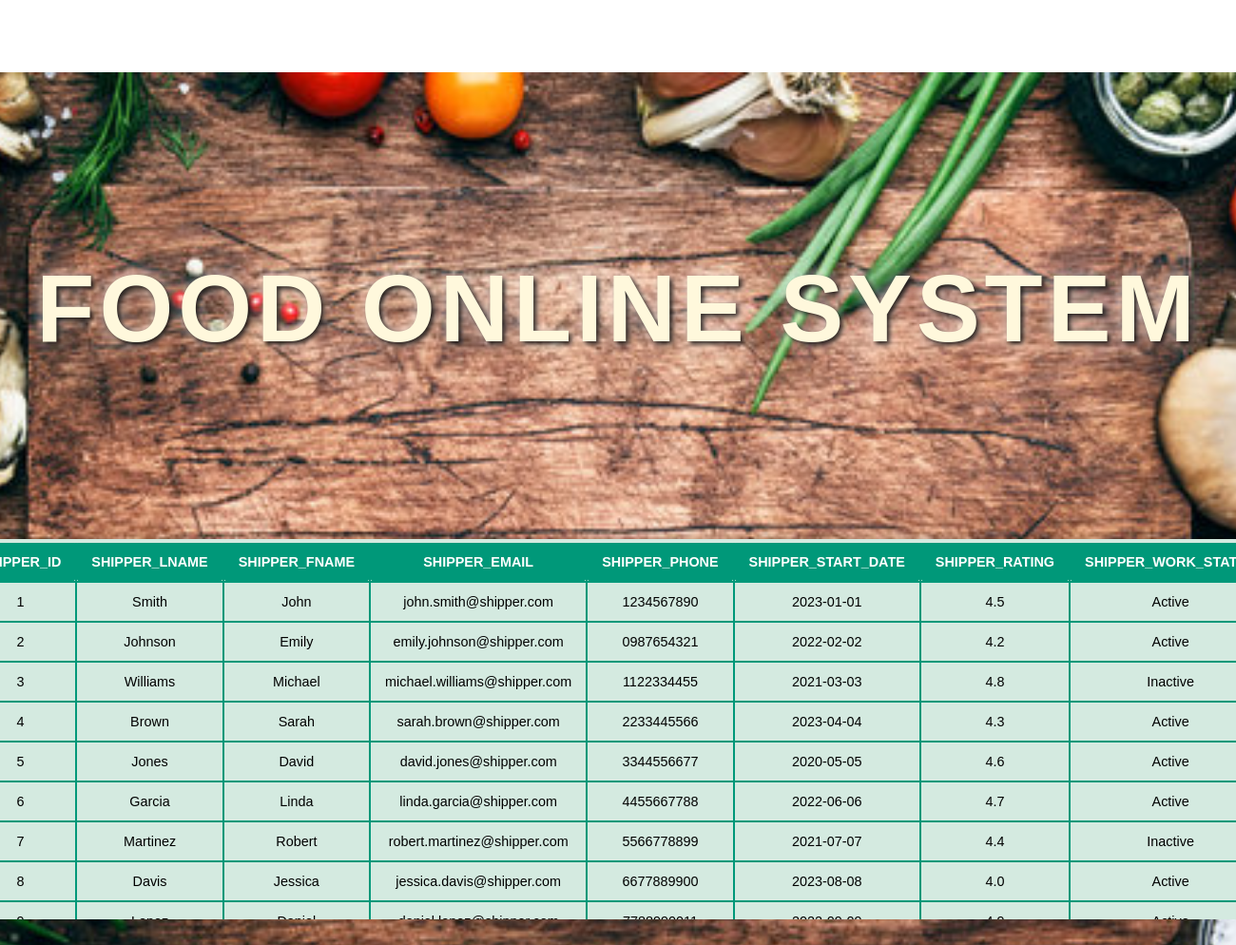
Screenshot of /shippers.html with the database file from the repository.
### tables this page shows
CREATE TABLE SHIPPERS (
    SHIPPER_ID INTEGER PRIMARY KEY UNIQUE NOT NULL,
    SHIPPER_LNAME TEXT,
    SHIPPER_FNAME TEXT,
    SHIPPER_EMAIL TEXT,
    SHIPPER_PHONE TEXT,
    SHIPPER_START_DATE TEXT,
    SHIPPER_RATING REAL,
    SHIPPER_WORK_STATUS TEXT
);

### main.py (the view)
@app.route('/shippers.html')
def shippers():
    query = 'SELECT * FROM SHIPPERS;'
    shippers_columns, shippers_table = reusable(query)
    return render_template("shippers.html", shippers=shippers_table, columns=shippers_columns)

### main.py (called while the page is built)
def reusable(query: str):
    connection = None
    cursor = None
    try:
        connection = sqlite3.connect('food_online_system.db')
        print("Connected Successfully")
        cursor = connection.cursor()
        cursor.execute(query)
        if query.strip().upper().startswith('SELECT'):
            columns = [column[0] for column in cursor.description]
            results = cursor.fetchall()
            return columns, results
        else:
            connection.commit()
            return cursor.rowcount
    except sqlite3.Error as e:
        print(f"SQLite error: {e}")
    finally:
        if cursor:
            cursor.close()
        if connection:
            connection.close()

### templates/shippers.html (shortened to what this page needs)
<!DOCTYPE html>
<html lang="en">
<head>
    <link rel="stylesheet" href="/static/tables.css?">
</head>
<body>
<section>
    <h1>
        Food Online System
    </h1>
    <div class="table-container">
        <table class="table-center">
            <thead>
            <tr>
                {% for column in columns %}
                <th>{{column}}</th>
                {% endfor %}
            </tr>
            </thead>
            <tbody>
            {% for shipper in shippers %}
            <tr>
                {% for data in shipper %}
                <td>{{data if data is not none else "N/A"}}</td>
                {% endfor %}
            </tr>
            {% endfor %}
            </tbody>
        </table>
    </div>
</section>
</body>
</html>

### static/tables.css (style rules this page uses)
.table-center { border-collapse: collapse; font-size: 0.9em; font-family: sans-serif; min-width: 400px; box-shadow: 0 4px 15px rgba(0, 0, 0, 0.5); border: 4px solid #009879; border-radius: 12px; background-color: #d4eae0; max-width: 100%; margin: 100px auto 25px; overflow: hidden; position: relative; opacity: 0; animation: fadeIn 1s forwards, slideUp 0.8s ease-out forwards; }
.table-center::after { content: ''; position: absolute; top: 0; left: 0; right: 0; bottom: 0; z-index: -1; border-radius: 12px; animation: glowing 2s ease-in-out infinite alternate; }
.table-center thead tr { background-color: #009879; color: #ffffff; text-align: left; border-top-left-radius: 12px; border-top-right-radius: 12px; }
.table-center th, .table-center td { padding: 12px 15px; text-align: center; border: 2px solid #009879; border-radius: 6px; }
body { display: flex; justify-content: center; align-items: center; height: 100vh; background: url('images/tables_background.jpg') no-repeat center; background-size: 120%; margin: 0; }
h1 { text-align: center; font-family: Arial, Helvetica, sans-serif; font-size: 100px; font-style: unset; font-weight: 900; color: cornsilk; line-height: 1.2; text-transform: uppercase; letter-spacing: 5px; margin-top: 50px; text-shadow: 3px 3px 5px rgba(0, 0, 0, 0.8), 0 0 15px rgba(255, 255, 255, 0.7); }
.table-container { max-height: 500px; overflow-y: auto; margin: auto; }
.table-center thead { position: sticky; top: 0; z-index: 10; background-color: #009879; color: #ffffff; }

### rows the page displays
SHIPPERS: data "1", SHIPPER_LNAME "Smith", SHIPPER_FNAME "John", SHIPPER_EMAIL "john.smith@shipper.com", SHIPPER_PHONE "1234567890", SHIPPER_START_DATE "2023-01-01", SHIPPER_RATING "4.5", SHIPPER_WORK_STATUS "Active"
SHIPPERS: data "2", SHIPPER_LNAME "Johnson", SHIPPER_FNAME "Emily", SHIPPER_EMAIL "emily.johnson@shipper.com", SHIPPER_PHONE "0987654321", SHIPPER_START_DATE "2022-02-02", SHIPPER_RATING "4.2", SHIPPER_WORK_STATUS "Active"
SHIPPERS: data "3", SHIPPER_LNAME "Williams", SHIPPER_FNAME "Michael", SHIPPER_EMAIL "michael.williams@shipper.com", SHIPPER_PHONE "1122334455", SHIPPER_START_DATE "2021-03-03", SHIPPER_RATING "4.8", SHIPPER_WORK_STATUS "Inactive"
SHIPPERS: data "4", SHIPPER_LNAME "Brown", SHIPPER_FNAME "Sarah", SHIPPER_EMAIL "sarah.brown@shipper.com", SHIPPER_PHONE "2233445566", SHIPPER_START_DATE "2023-04-04", SHIPPER_RATING "4.3", SHIPPER_WORK_STATUS "Active"
SHIPPERS: data "5", SHIPPER_LNAME "Jones", SHIPPER_FNAME "David", SHIPPER_EMAIL "david.jones@shipper.com", SHIPPER_PHONE "3344556677", SHIPPER_START_DATE "2020-05-05", SHIPPER_RATING "4.6", SHIPPER_WORK_STATUS "Active"
SHIPPERS: data "6", SHIPPER_LNAME "Garcia", SHIPPER_FNAME "Linda", SHIPPER_EMAIL "linda.garcia@shipper.com", SHIPPER_PHONE "4455667788", SHIPPER_START_DATE "2022-06-06", SHIPPER_RATING "4.7", SHIPPER_WORK_STATUS "Active"
SHIPPERS: data "7", SHIPPER_LNAME "Martinez", SHIPPER_FNAME "Robert", SHIPPER_EMAIL "robert.martinez@shipper.com", SHIPPER_PHONE "5566778899", SHIPPER_START_DATE "2021-07-07", SHIPPER_RATING "4.4", SHIPPER_WORK_STATUS "Inactive"
SHIPPERS: data "8", SHIPPER_LNAME "Davis", SHIPPER_FNAME "Jessica", SHIPPER_EMAIL "jessica.davis@shipper.com", SHIPPER_PHONE "6677889900", SHIPPER_START_DATE "2023-08-08", SHIPPER_RATING "4.0", SHIPPER_WORK_STATUS "Active"

### other values shown
{{ column }} "SHIPPER_LNAME" "SHIPPER_FNAME" "SHIPPER_EMAIL" "SHIPPER_PHONE" "SHIPPER_START_DATE" "SHIPPER_RATING"
